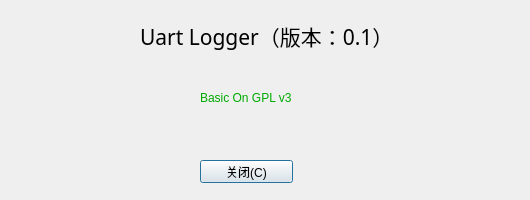
<?xml version="1.0" encoding="UTF-8"?>
<ui version="4.0">
 <class>AboutDialog</class>
 <widget class="QDialog" name="AboutDialog">
  <property name="enabled">
   <bool>true</bool>
  </property>
  <property name="geometry">
   <rect>
    <x>0</x>
    <y>0</y>
    <width>530</width>
    <height>200</height>
   </rect>
  </property>
  <property name="minimumSize">
   <size>
    <width>530</width>
    <height>200</height>
   </size>
  </property>
  <property name="maximumSize">
   <size>
    <width>530</width>
    <height>200</height>
   </size>
  </property>
  <property name="windowTitle">
   <string>关于Uart Logger v0.1</string>
  </property>
  <property name="styleSheet">
   <string notr="true">QPushButton{background:url(:/images/header.bmp)}</string>
  </property>
  <widget class="QLabel" name="label_2">
   <property name="geometry">
    <rect>
     <x>140</x>
     <y>20</y>
     <width>321</width>
     <height>31</height>
    </rect>
   </property>
   <property name="font">
    <font>
     <family>Arial Black</family>
     <pointsize>16</pointsize>
     <weight>50</weight>
     <italic>false</italic>
     <bold>false</bold>
    </font>
   </property>
   <property name="styleSheet">
    <string notr="true">font: 16pt &quot;Arial Black&quot;;</string>
   </property>
   <property name="text">
    <string>Uart Logger（版本：0.1）</string>
   </property>
  </widget>
  <widget class="QLabel" name="label_3">
   <property name="geometry">
    <rect>
     <x>200</x>
     <y>90</y>
     <width>161</width>
     <height>16</height>
    </rect>
   </property>
   <property name="palette">
    <palette>
     <active>
      <colorrole role="WindowText">
       <brush brushstyle="SolidPattern">
        <color alpha="255">
         <red>0</red>
         <green>170</green>
         <blue>0</blue>
        </color>
       </brush>
      </colorrole>
     </active>
     <inactive>
      <colorrole role="WindowText">
       <brush brushstyle="SolidPattern">
        <color alpha="255">
         <red>0</red>
         <green>170</green>
         <blue>0</blue>
        </color>
       </brush>
      </colorrole>
     </inactive>
     <disabled>
      <colorrole role="WindowText">
       <brush brushstyle="SolidPattern">
        <color alpha="255">
         <red>120</red>
         <green>120</green>
         <blue>120</blue>
        </color>
       </brush>
      </colorrole>
     </disabled>
    </palette>
   </property>
   <property name="text">
    <string>Basic On GPL v3</string>
   </property>
  </widget>
  <widget class="QPushButton" name="closeBtn">
   <property name="enabled">
    <bool>true</bool>
   </property>
   <property name="geometry">
    <rect>
     <x>200</x>
     <y>160</y>
     <width>93</width>
     <height>23</height>
    </rect>
   </property>
   <property name="minimumSize">
    <size>
     <width>0</width>
     <height>23</height>
    </size>
   </property>
   <property name="maximumSize">
    <size>
     <width>16777215</width>
     <height>23</height>
    </size>
   </property>
   <property name="text">
    <string>关闭(C)</string>
   </property>
  </widget>
 </widget>
 <resources/>
 <connections/>
</ui>
